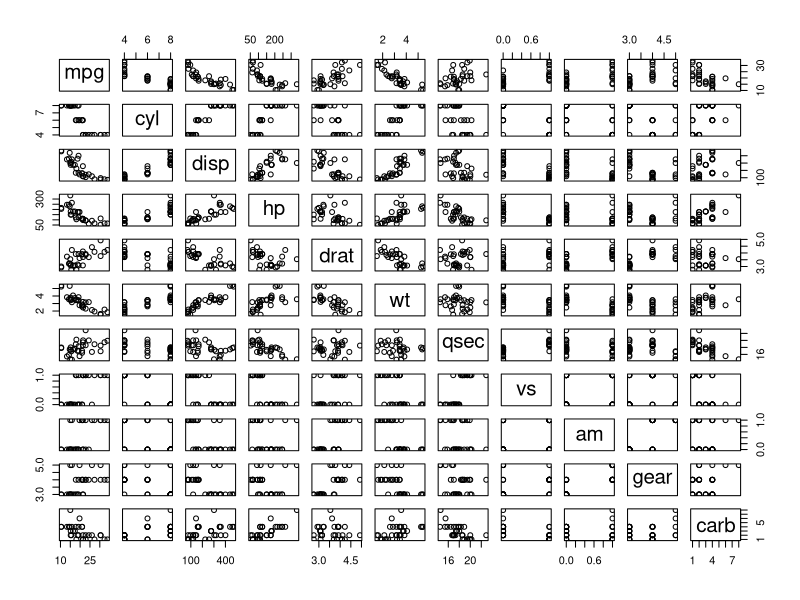
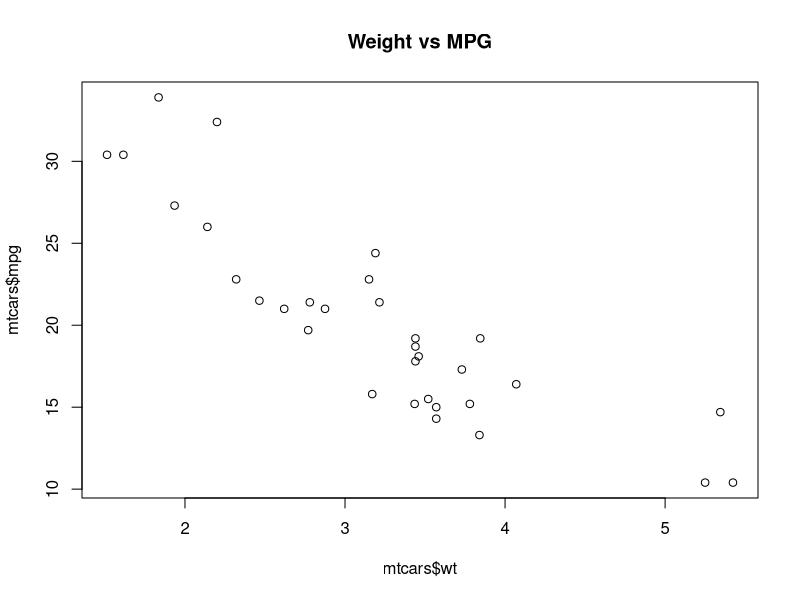
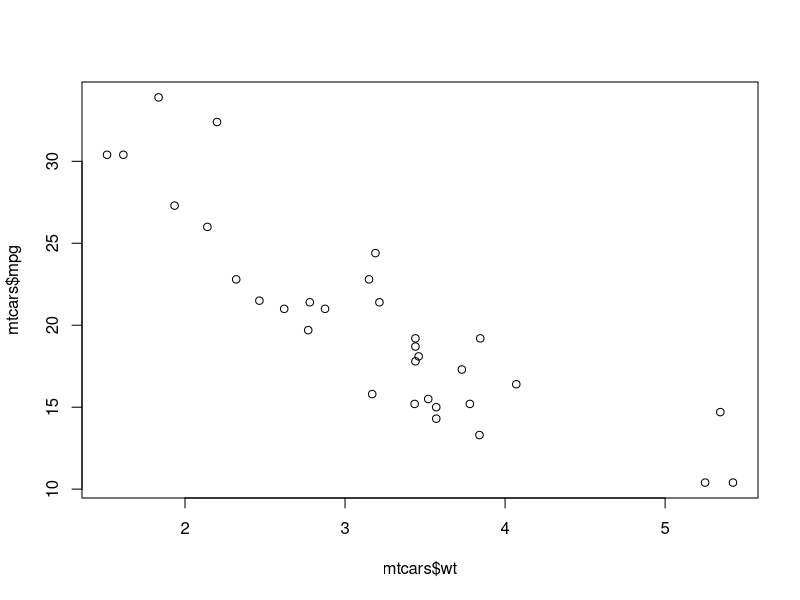
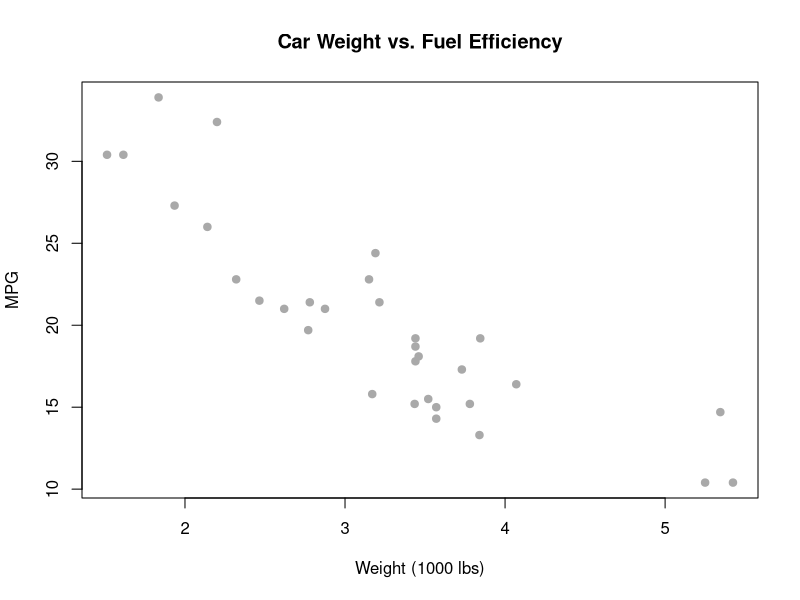
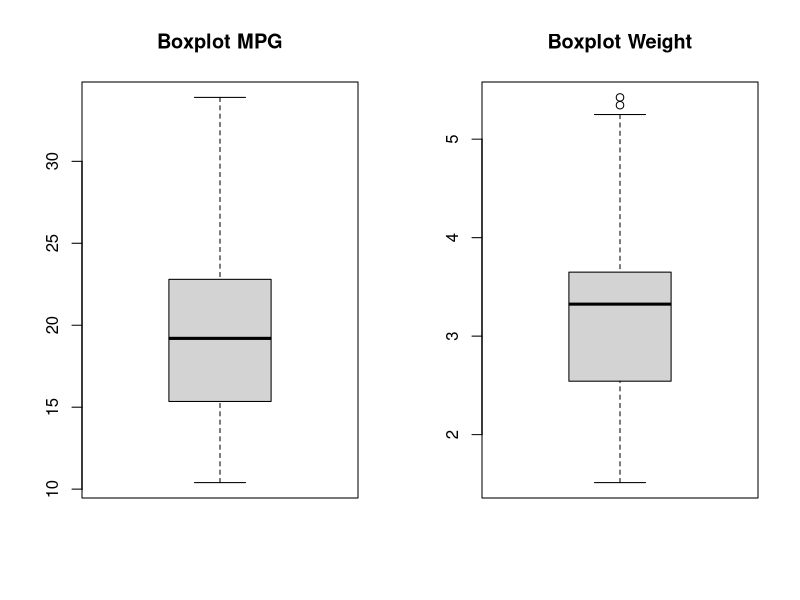
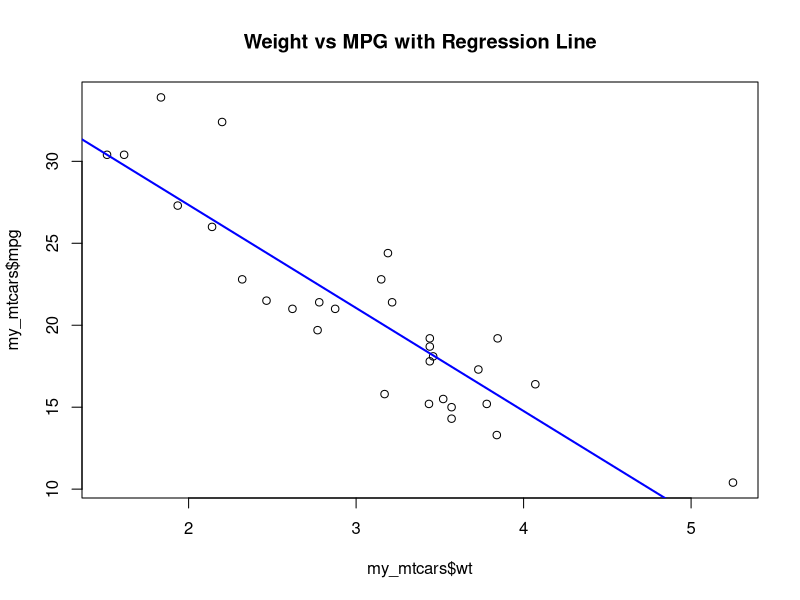

Generate these figures, in order, with R:
# =====================================================
# LESSON 8: Linear Regression Laboratory - MTCars

# Author: Rathina Grace Monica / Adjunct Lecturer
# =====================================================

# Set working directory to the specified context path
setwd("C:/Users/rathi/R_Portfolio") 

# Load and view data
data(mtcars)
head(mtcars, 10)      # View first 10 lines
str(mtcars)           # Overall structure
summary(mtcars)       # Mean, Min, Max for each variable

# Visualizing relationships
pairs(mtcars)         # Scatterplot matrix

plot(mtcars$wt, mtcars$mpg, main="Weight vs MPG")
print("The slope is negative")
plot(mtcars$mpg ~ mtcars$wt)

# Plot specific variables
plot(mtcars$wt, mtcars$mpg, 
     main="Car Weight vs. Fuel Efficiency", 
     xlab="Weight (1000 lbs)", ylab="MPG", 
     pch=19, col="darkgray")

# Correlation test
cor(mtcars$wt, mtcars$mpg)
cor.test(mtcars$wt, mtcars$mpg)

# Data Management
# Exclude 'vs' and 'am' using vector notation
my_mtcars <- mtcars[, -c(8, 9)]

# Exclude 'gear' and 'carb' using subset function
my_mtcars <- subset(my_mtcars, select = -c(gear, carb))

# Check dimensions (Should be 32 obs of 7 variables)
dim(my_mtcars)

# Convert 'cyl' to a factor
my_mtcars$cyl <- as.factor(my_mtcars$cyl)
class(my_mtcars$cyl)

# Grouped operation: Mean mpg per cylinder group
tapply(my_mtcars$mpg, my_mtcars$cyl, mean)

#Handling Outliers
# Set plot area to 1 row, 2 columns
par(mfrow=c(1, 2))
boxplot(my_mtcars$mpg, main="Boxplot MPG")
boxplot(my_mtcars$wt, main="Boxplot Weight")

# Identify outlier values for weight
boxplot.stats(my_mtcars$wt)$out

# Remove outliers (weight > 5.3)
my_mtcars <- subset(my_mtcars, wt <= 5.3)
# Check: Should now have 30 observations
dim(my_mtcars)

# Linear Regression Models
# Reset plot window to 1x1
par(mfrow=c(1,1))

# Model 1: mpg predicted by weight
lm1 <- lm(mpg ~ wt, data = my_mtcars)
summary(lm1)

# Plot the regression
plot(my_mtcars$wt, my_mtcars$mpg, main="Weight vs MPG with Regression Line")
abline(lm1, col="blue", lwd=2)

# Model 2 and 3: Adding Horsepower (hp)
lm2 <- lm(mpg ~ wt + hp, data = my_mtcars)
lm3 <- lm(mpg ~ hp, data = my_mtcars)

# Compare models using AIC
AIC(lm1, lm2, lm3)

#Prediction
# Create new data frame for prediction
new_car <- data.frame(hp = 225, wt = 4.0)

# Method 1: Using the predict function
predict(lm2, newdata = new_car)

# Method 2: Manual calculation using coefficients
# Equation: mpg = Intercept + (coeff_wt * wt) + (coeff_hp * hp)
coefs <- lm2$coefficients
coefs[1] + (coefs[2] * 4.0) + (coefs[3] * 225)
